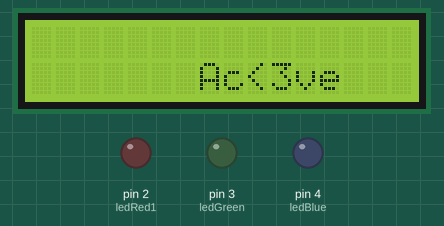
Recording of a sketch running on a simulated Arduino Uno, built with avr-gcc and run on an emulated ATmega328P. On the bench: 16×2 character LCD, output pins drawn as LEDs (lit = HIGH).

Above: at 0.1 s.
At 1.1 s:
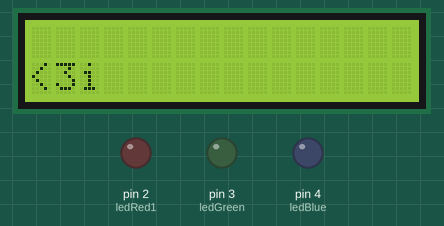
At 5.2 s:
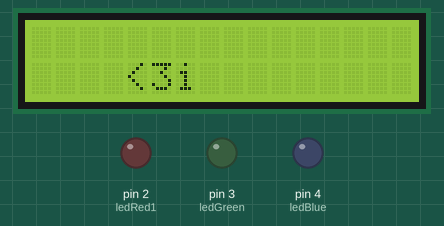
At 9.3 s:
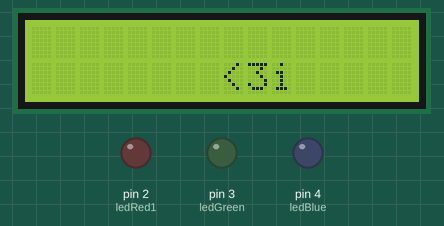
At 13.4 s:
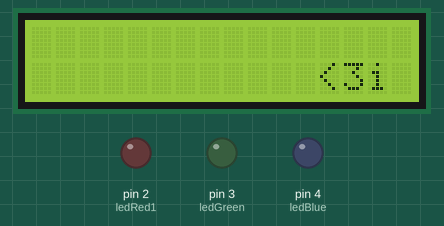
At 18.5 s:
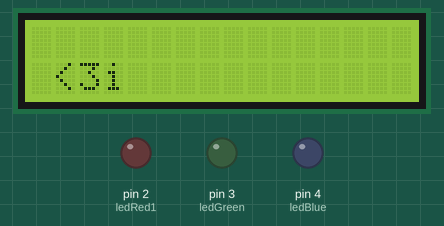

The sketch:

LED_Arduino.ino
```cpp
#define ledRed1 2
#define ledGreen 3
#define ledBlue 4
#include <LiquidCrystal_I2C.h>

const int col = 16;
const int row = 2;
LiquidCrystal_I2C lcd(0x27, col, row);

int position = 0;


void setup() {
  // put your setup code here, to run once:
  pinMode(ledRed1, OUTPUT);
  pinMode(ledGreen, OUTPUT);
  pinMode(ledBlue, OUTPUT);

  lcd.init();
  lcd.backlight();
  lcd.setCursor(7, 1);
  lcd.print("Active");
  lcd.setCursor(9, 2);
  lcd.print("<3");
  delay(1000);
  lcd.clear();
}
void loop() {

  // put your main code here, to run repeatedly:
  lcd.clear();
  //lcd comand
  delay(10);

  lcd.setCursor(position, 1);
  lcd.print("Hai");
  lcd.setCursor(position, 2);
  lcd.print("<3");
  position +=1;
  if ( position < 0 || position >= col) {
    position = 0;
  }
  delay (1000);
}
```

Measured:
- by itself, everything shown: repeats every 16.3 s, in 32 steps
- what the display in image 1 shows lasts 1.0 s, from 1.1 s to 2.1 s
